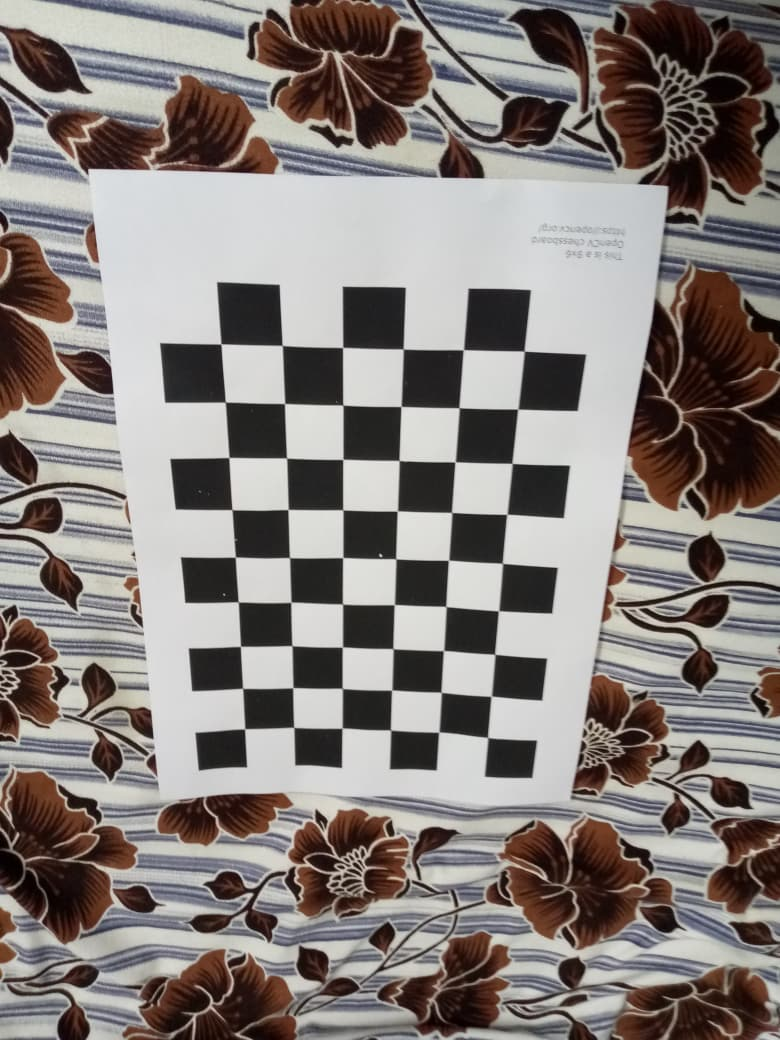
#> input picture calibration/images/calib_001.jpeg, 780 x 1040 px; its folder holds 4 pictures in this run
$ python check_calibration_images.py
#> lines starting #> are read from the running program, lines starting #| are printed output that depends on the picture
import cv2
from pathlib import Path

IMAGE_DIR = Path("calibration/images")
PATTERN_SIZE = (9, 6)  # Internal corners: columns, rows

images = sorted(IMAGE_DIR.glob("*.jpeg"))

print(f"Found {len(images)} images")
print("-" * 40)

detected = []
failed = []

for image_path in images:
    image = cv2.imread(str(image_path))
#> image is the input picture: shape (1040, 780, 3); mean B, G, R 122.9, 126.2, 133.4

    if image is None:
        failed.append(image_path.name)
        print(f"FAILED (cannot read): {image_path.name}")
        continue

    gray = cv2.cvtColor(image, cv2.COLOR_BGR2GRAY)
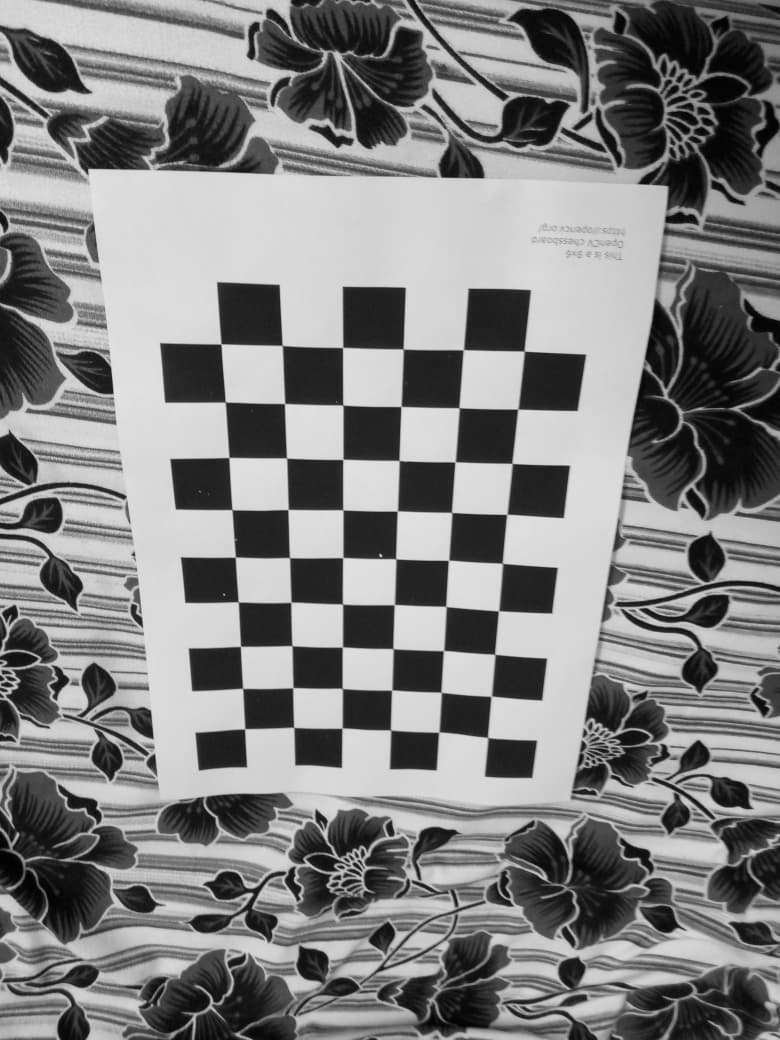
#> gray: shape (1040, 780); min 1, max 239, mean 128

    success, corners = cv2.findChessboardCornersSB(
        gray,
        PATTERN_SIZE,
        flags=cv2.CALIB_CB_EXHAUSTIVE |
              cv2.CALIB_CB_ACCURACY
    )
#> success = True; corners = 54 rows, first 8: [524.2, 351.2], [517.9, 409], [512.2, 463.4], [506.9, 514.4], [502.5, 563.4], [498.7, 610.7], [494.9, 654.4], [491.2, 696.3]

    if success:
        detected.append(image_path.name)
        print(f"DETECTED: {image_path.name}")
    else:
        failed.append(image_path.name)
        print(f"NOT DETECTED: {image_path.name}")
#> pass 2 of the loop `for image_path in images:`:
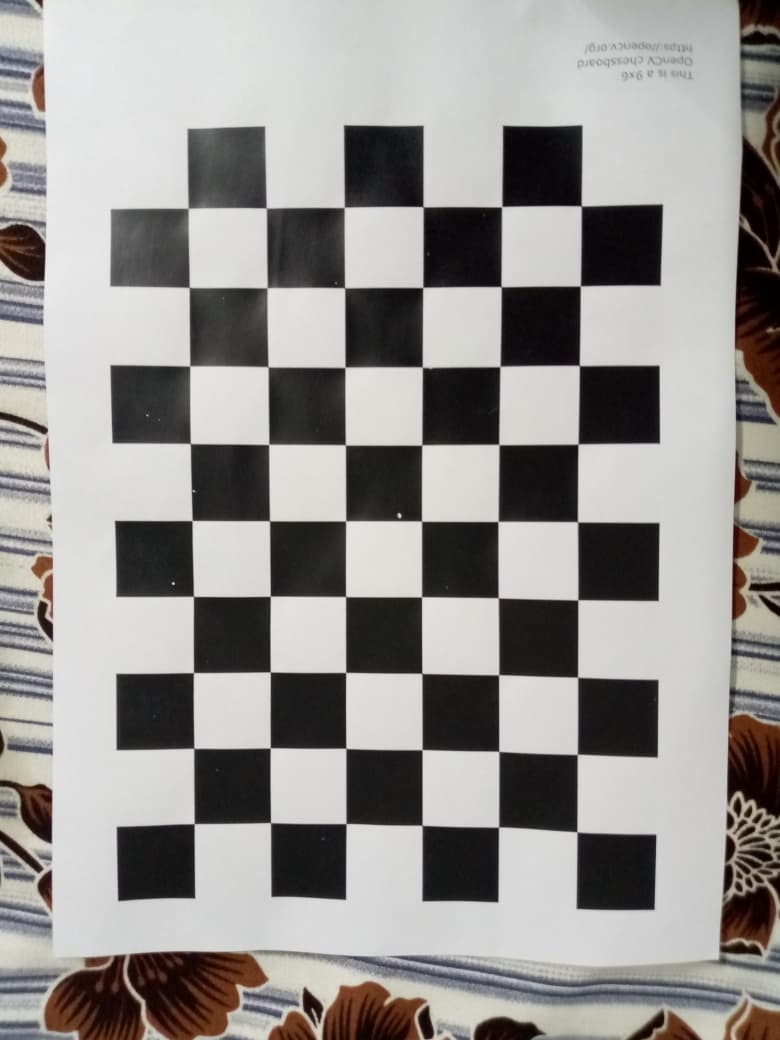
#> input picture calibration/images/calib_002.jpeg, 780 x 1040 px
#> image is the input picture: shape (1040, 780, 3); mean B, G, R 145, 147.5, 150
#> `gray = cv2.cvtColor(image, cv2.COLOR_BGR2GRAY)`:
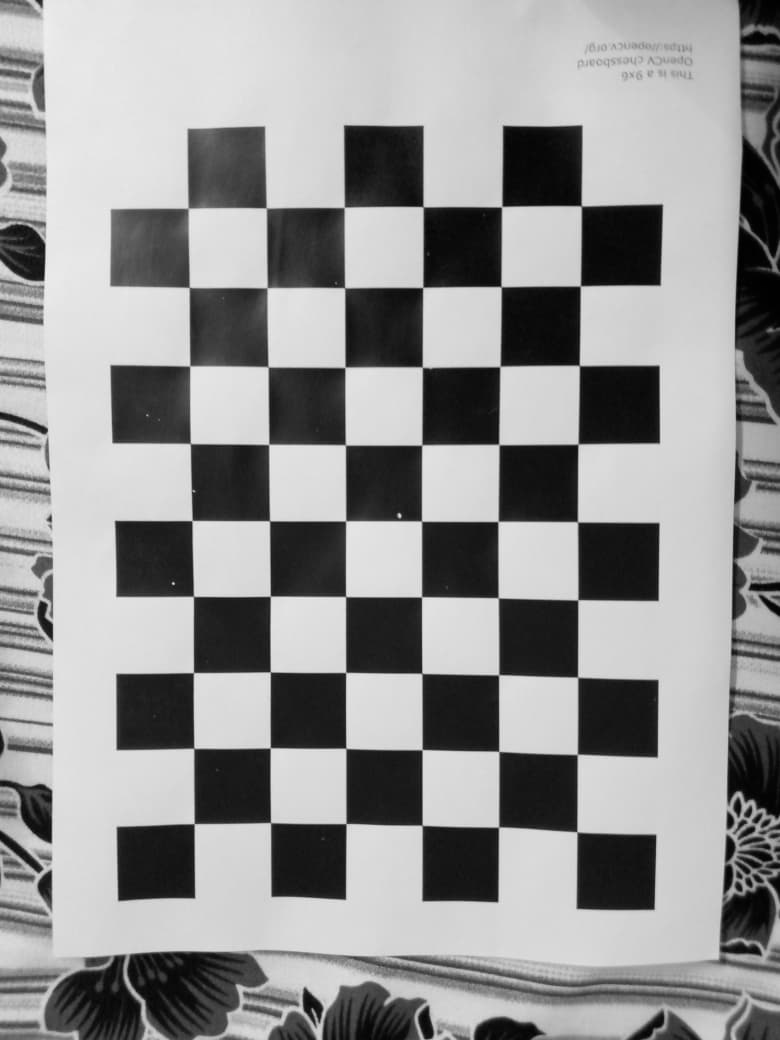
#> gray: shape (1040, 780); min 0, max 245, mean 148
#> corners = 54 rows, first 8: [581.2, 206], [580.4, 285.9], [579.3, 365.4], [578.1, 444], [577.5, 521.8], [578, 599.7], [577.8, 677.2], [577.3, 754.3]

print("-" * 40)
print(f"Successfully detected: {len(detected)}/{len(images)}")
print(f"Failed: {len(failed)}")

if failed:
    print("Images needing attention:")
    for name in failed:
        print(name)
